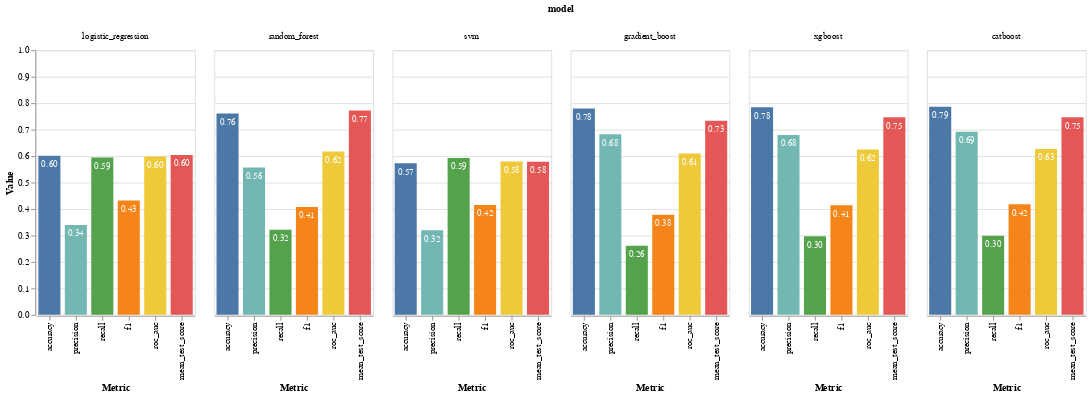

Notebook cell for this chart:
### Code cell
data_melted = results.melt(
    id_vars=["model"],
    value_vars=["mean_test_score", "accuracy", "precision", "recall", "f1", "roc_auc"],
    var_name="metric",
    value_name="value",
)

base = alt.Chart(data_melted).encode(
    y=alt.Y("value:Q", axis=alt.Axis(title="Value"), scale=alt.Scale(domain=[0, 1])),
    x=alt.X("metric:N", axis=alt.Axis(title="Metric"), sort=results.columns.values),
    # color="metric:N",
)

bar = (
    base.mark_bar(width=25)
    .encode(
        tooltip=["model", "metric", "value"],
        color=alt.Color("metric:N", legend=None),
    )
    .properties(width=180)
)

text = base.mark_text(
    align="center",
    color="white",
    size=10,
    dy=10,
).encode(text=alt.Text("value:Q", format=".2f"))

chart = (
    (bar + text)
    .facet(column=alt.Column("model:N", sort=models))
    .properties(
        # title="Model Evaluation Metrics",
        # width=200
    )
    # .configure_axis(labelFontSize=12, titleFontSize=14)
    .configure_mark(
        # opacity=0.2,
        # color='red'
    )
)

chart

### Figure 1 — Vega-Lite specification as saved in the notebook (floating-point values rounded to 4 significant figures)
{"config": {"view": {"continuousWidth": 300, "continuousHeight": 300}, "mark": {}}, "data": {"name": "data-a61db4b78455870e280f636da4abdb6b"}, "facet": {"column": {"field": "model", "sort": ["logistic_regression", "random_forest", "svm", "gradient_boost", "xgboost", "catboost"], "type": "nominal"}}, "spec": {"layer": [{"mark": {"type": "bar", "width": 25}, "encoding": {"color": {"field": "metric", "legend": null, "type": "nominal"}, "tooltip": [{"field": "model", "type": "nominal"}, {"field": "metric", "type": "nominal"}, {"field": "value", "type": "quantitative"}], "x": {"axis": {"title": "Metric"}, "field": "metric", "sort": ["model", "accuracy", "precision", "recall", "f1", "roc_auc", "mean_fit_time", "std_fit_time", "mean_score_time", "std_score_time", "split0_test_score", "split1_test_score", "split2_test_score", "split3_test_score", "split4_test_score", "mean_test_score", "std_test_score", "rank_test_score"], "type": "nominal"}, "y": {"axis": {"title": "Value"}, "field": "value", "scale": {"domain": [0, 1]}, "type": "quantitative"}}}, {"mark": {"type": "text", "align": "center", "color": "white", "dy": 10, "size": 10}, "encoding": {"text": {"field": "value", "format": ".2f", "type": "quantitative"}, "x": {"axis": {"title": "Metric"}, "field": "metric", "sort": ["model", "accuracy", "precision", "recall", "f1", "roc_auc", "mean_fit_time", "std_fit_time", "mean_score_time", "std_score_time", "split0_test_score", "split1_test_score", "split2_test_score", "split3_test_score", "split4_test_score", "mean_test_score", "std_test_score", "rank_test_score"], "type": "nominal"}, "y": {"axis": {"title": "Value"}, "field": "value", "scale": {"domain": [0, 1]}, "type": "quantitative"}}}], "width": 180}, "$schema": "https://vega.github.io/schema/vega-lite/v5.14.1.json", "datasets": {"data-a61db4b78455870e280f636da4abdb6b": [{"model": "logistic_regression", "metric": "mean_test_score", "value": 0.6042}, {"model": "random_forest", "metric": "mean_test_score", "value": 0.7727}, {"model": "svm", "metric": "mean_test_score", "value": 0.5788}, {"model": "gradient_boost", "metric": "mean_test_score", "value": 0.7334}, {"model": "xgboost", "metric": "mean_test_score", "value": 0.7466}, {"model": "catboost", "metric": "mean_test_score", "value": 0.747}, {"model": "logistic_regression", "metric": "accuracy", "value": 0.6013}, {"model": "random_forest", "metric": "accuracy", "value": 0.7611}, {"model": "svm", "metric": "accuracy", "value": 0.5734}, {"model": "gradient_boost", "metric": "accuracy", "value": 0.78}, {"model": "xgboost", "metric": "accuracy", "value": 0.7846}, {"model": "catboost", "metric": "accuracy", "value": 0.7869}, {"model": "logistic_regression", "metric": "precision", "value": 0.34}, {"model": "random_forest", "metric": "precision", "value": 0.557}, {"model": "svm", "metric": "precision", "value": 0.3198}, {"model": "gradient_boost", "metric": "precision", "value": 0.6823}, {"model": "xgboost", "metric": "precision", "value": 0.6801}, {"model": "catboost", "metric": "precision", "value": 0.6925}, {"model": "logistic_regression", "metric": "recall", "value": 0.5943}, {"model": "random_forest", "metric": "recall", "value": 0.3219}, {"model": "svm", "metric": "recall", "value": 0.5929}, {"model": "gradient_boost", "metric": "recall", "value": 0.2614}, {"model": "xgboost", "metric": "recall", "value": 0.2975}, {"model": "catboost", "metric": "recall", "value": 0.2994}, {"model": "logistic_regression", "metric": "f1", "value": 0.4325}, {"model": "random_forest", "metric": "f1", "value": 0.408}, {"model": "svm", "metric": "f1", "value": 0.4155}, {"model": "gradient_boost", "metric": "f1", "value": 0.378}, {"model": "xgboost", "metric": "f1", "value": 0.4139}, {"model": "catboost", "metric": "f1", "value": 0.418}, {"model": "logistic_regression", "metric": "roc_auc", "value": 0.599}, {"model": "random_forest", "metric": "roc_auc", "value": 0.617}, {"model": "svm", "metric": "roc_auc", "value": 0.5798}, {"model": "gradient_boost", "metric": "roc_auc", "value": 0.6098}, {"model": "xgboost", "metric": "roc_auc", "value": 0.6247}, {"model": "catboost", "metric": "roc_auc", "value": 0.6269}]}}
